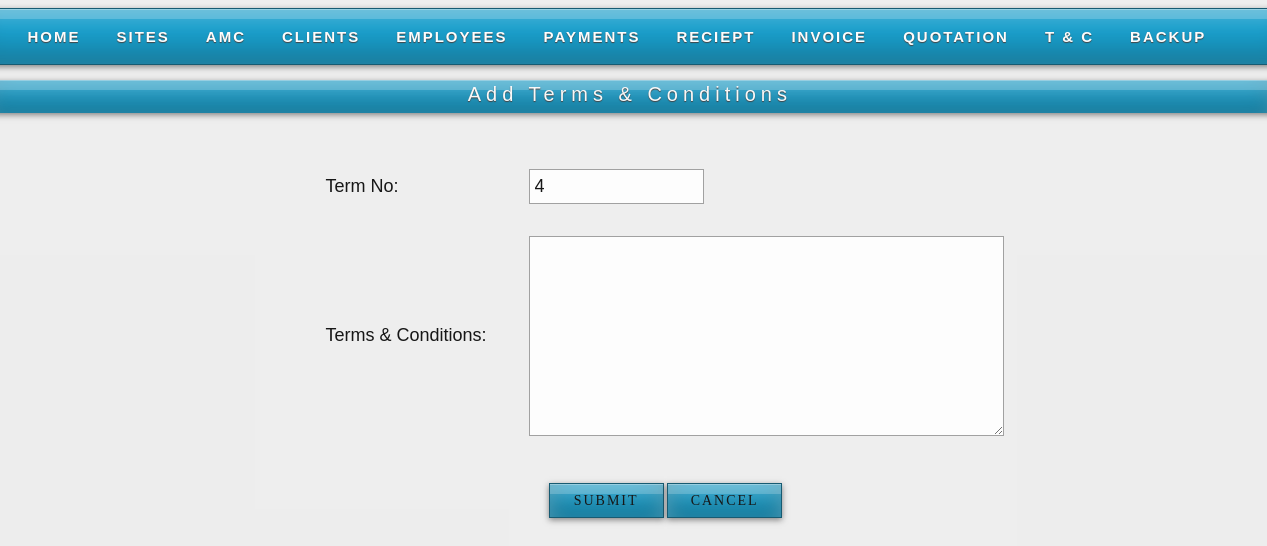
Before: /addterm.php with the older database file.
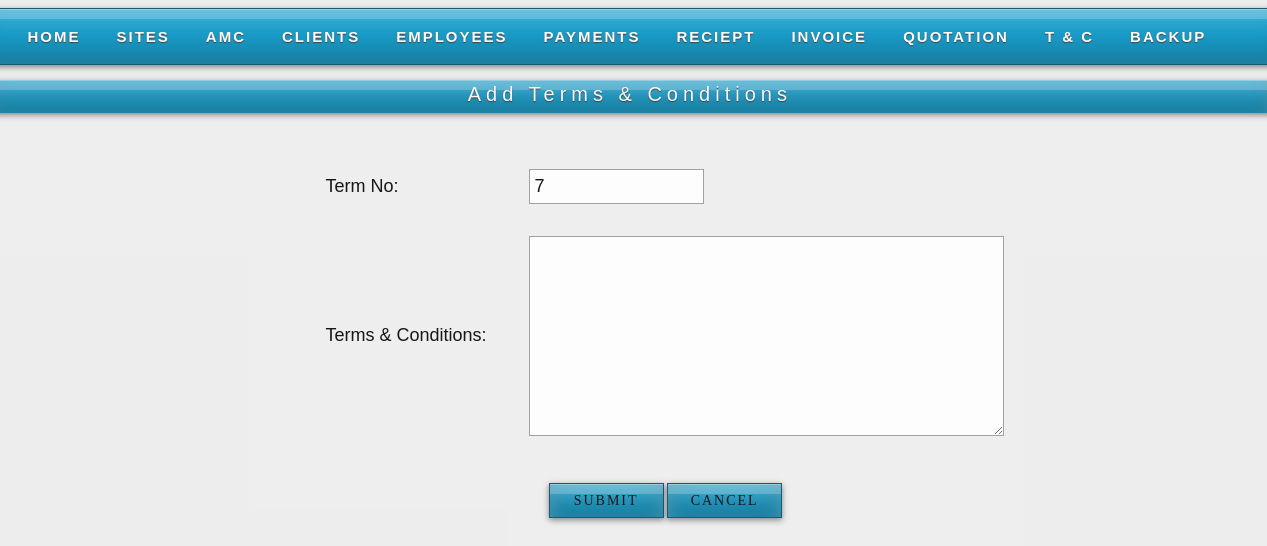
After: the same page with the newer database file.
### tables this page shows
CREATE TABLE IF NOT EXISTS `terms` (
  `t_id` int(11) NOT NULL AUTO_INCREMENT,
  `t_term` varchar(200) NOT NULL,
  PRIMARY KEY (`t_id`)
);

### addterm.php (the view, shortened to what this page needs)
<html>
<head>
<link rel="stylesheet" href="styles.css" type="text/css" />
<link rel="stylesheet" href="styles2.css" type="text/css" />
</head>
<body>
<div id="container">
    <div id="sub-header">
    <?php
	include("header.php");
	?>
<br />
		<div class="quotation"><center>Add Terms & Conditions</center></div>
        <div>
        <?php
			$qry="select * from terms order by t_id desc";
			$res=mysql_query($qry);
			$row=mysql_fetch_array($res);
			$t=$row[0]+1;
		?>
        <form action="" method="post">
        <table class="addemp_term">
        <tr>
        <td class="l_form">Term No:</td>
        <td><input type="text" class="q_in" name="t_no" value="<?php echo $t; ?>"></td>
        </tr>
        <tr>
        <td valign="middle" class="l_form">Terms & Conditions:</td>
        <td><textarea class="q_term" name="term"></textarea></td>
        </tr>
        </div>
        <div class="addemp_t">
         <input name="e_up" class="formbutton" value=" Submit " type="submit" />
         <input name="e_can" class="formbutton" value="Cancel" type="submit" />
        </div>
    </div>
    </div>
</body>
</html>

Changed rows visible on the page:
no longer on this page (row unchanged): terms: t_no "4"
added terms: t_no "7"
